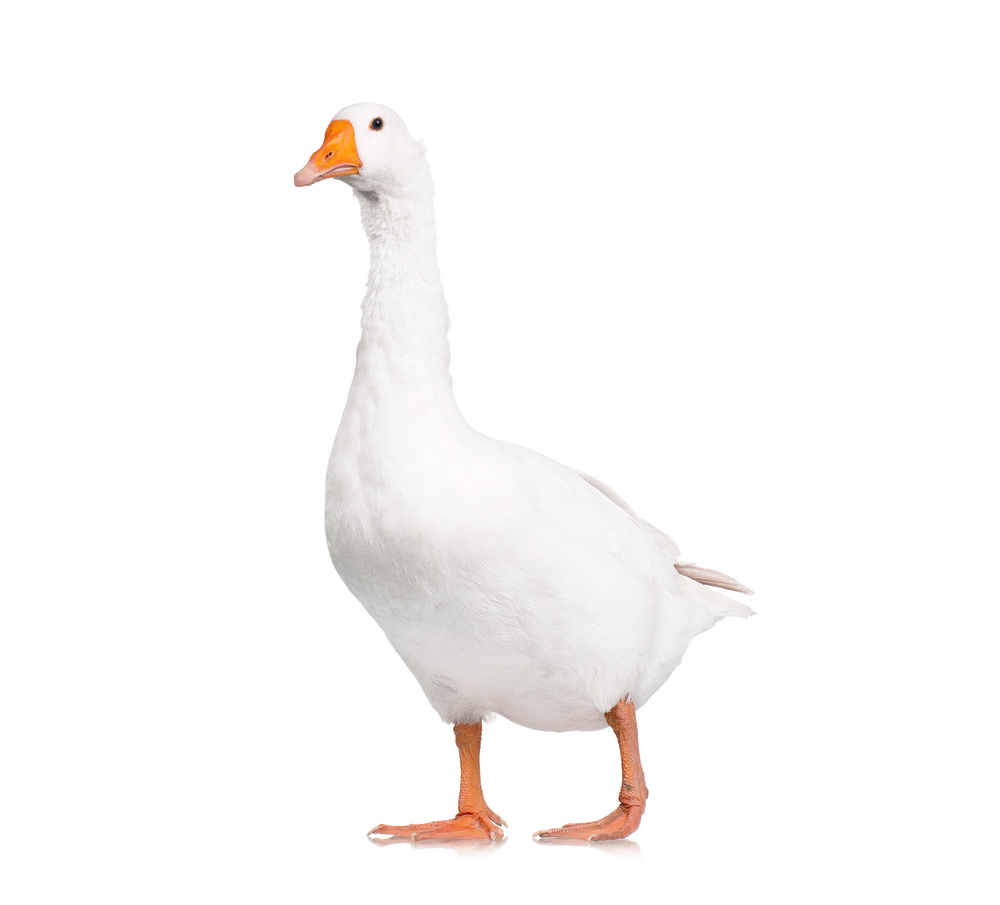
#> input picture Images/goose.jpg, 1000 x 905 px, found by its file name
$ python offaxis_interference_hologram.py
#> lines starting #> are read from the running program, lines starting #| are printed output that depends on the picture
import cv2
import numpy as np
from scipy.fftpack import fft2, ifft2, fftshift
import matplotlib.pyplot as plt

# input the image path
image_path = "C:\Lab\CGH\Images\goose.jpg"
img = cv2.imread(image_path)
#> img is the input picture: shape (905, 1000, 3); mean B, G, R 249.3, 249.9, 251.4
img_gray = cv2.cvtColor(img, cv2.COLOR_RGB2GRAY)
print(img_gray.shape)
#| (905, 1000)
p, q = img_gray.shape
#> p = 905; q = 1000
# show the raw image
plt.figure(0)
plt.imshow(img_gray, cmap="gray")
plt.title("Raw Image")

# Set Basic parameters
N1 = min(p, q)
#> N1 = 905
N = 1024    # 采样率
scale = 1/4

size_scale = N / N1 * scale
#> size_scale = 0.283
size_scale_x = int(size_scale * p)
#> size_scale_x = 256
size_scale_y = int(size_scale * q)
#> size_scale_y = 282
print(size_scale_x)
#| 256

X1 = cv2.resize(img_gray, [size_scale_x, size_scale_y])
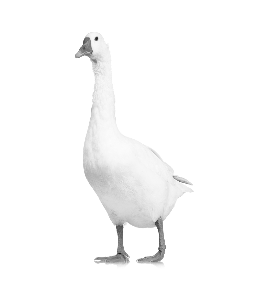
#> X1: shape (282, 256); min 19, max 255, mean 249.9

M1, N1 = X1.shape
#> M1 = 282; N1 = 256
X = np.zeros((N, N))
X[int(N/2 - M1/2 + 1):int(N/2 + M1/2), int(N/2 - N1/2 + 1):int(N/2 + N1/2)] = X1[1:M1, 1:N1]
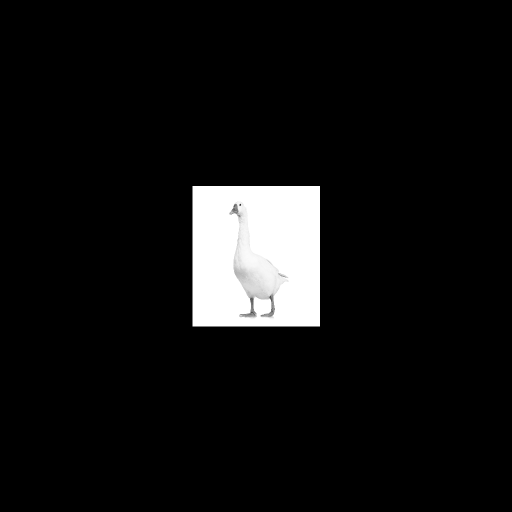
#> X: shape (1024, 1024) float64 (shown at 1/2 size); min 0, max 255, mean 17.1

h = 0.632e-3        # 波长，单位mm
k = 2 * np.pi / h
pix = 0.00465        # CCD像素宽度
L = N * pix         # CCD宽度
z0 = 1000           # 衍射距离
L0 = h * z0 / pix   # 重建像平面宽度

Y = X
b = np.random.rand(N, N) * 2 * np.pi
f = Y * np.exp(1j * b)     # 叠加随机相位噪声，形成振幅正比于图像的初始场复振幅
X0 = np.abs(f)

plt.figure(1)
plt.imshow(X, cmap="gray")
plt.title("Scale Image")

# Fresnell
n = np.array(range(N))
x = -L0 / 2 + L0 / N * n
y = x
yy, xx = np.meshgrid(y, x)
Fresnel = np.exp(1j * k / 2 / z0 * (xx * xx + yy * yy))
f2 = f * Fresnel
Uf = fft2(f2, (N, N))
Uf = fftshift(Uf)
x = -L / 2 + L / N * n
y = x
yy, xx = np.meshgrid(y, x)
phase = np.exp(1j * k * z0) / (1j * h * z0) * np.exp(1j * k / 2 / z0 * (np.power(xx, 2) + np.power(yy, 2)))
Uf = Uf * phase

plt.figure(2)
plt.imshow(np.abs(Uf), cmap="gray")
plt.title("Amplitude distribution of object light")

# Reference Light
Qx = (4 - 2.5) * L0 / 8 / z0
Qy = Qx
x = np.linspace(-L/2, L/2 - L/N, N)
y = x
X, Y = np.meshgrid(x, y)
Ar = np.max(np.abs(Uf))
#> Ar = 378588.5
Ur = Ar * np.exp(1j * k * (X * Qx + Y * Qy))

# Interference
Uh = Ur + Uf
Wh = Uh * np.conj(Uf)
Wh = np.abs(Wh)
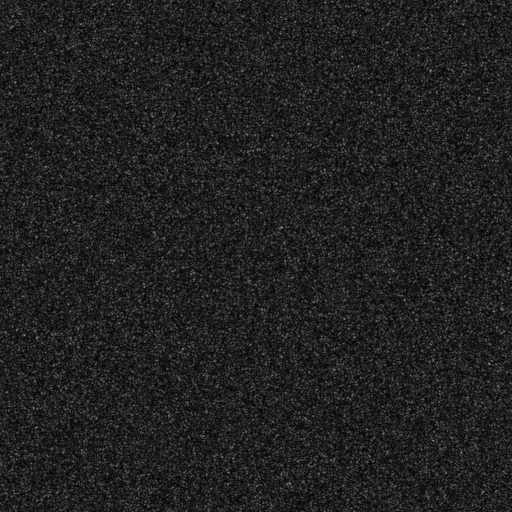
#> Wh: shape (1024, 1024) float64 (shown at 1/2 size); min 25282057.3, max 2.84e+11, mean 3.67e+10; drawn with min black and max white
Imax = np.max(Wh)
#> Imax = 2.84e+11
Ih = Wh / Imax * 255

plt.figure(3)
plt.imshow(Ih, cmap="gray")
plt.title("Interference Hologram")
cv2.imwrite("./result/oaih_pku_CGH.bmp", Ih)

# Reconstruction
N1, N2 = Ih.shape
#> N1 = 1024; N2 = 1024
N = min(N1, N2)
#> N = 1024
h = 0.000632        # 波长(mm)
z0 = 1000
L = N * pix         # CCD宽度(mm)
#> L = 4.76
In = Ih

n = np.array(range(N))
#> n = 1024 values from 0 to 1023
x = -L / 2 + L / N * n
y = x
yy, xx = np.meshgrid(y, x)
k = 2 * np.pi / h

Fresnel = np.exp(-1j * k / 2 / z0 * (np.power(xx, 2) + np.power(yy, 2)))
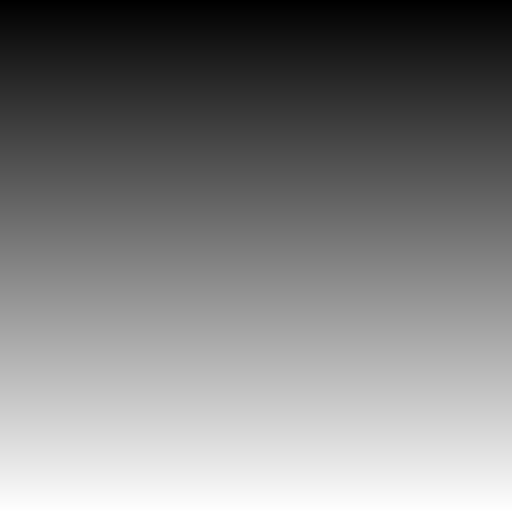
#> xx: shape (1024, 1024) float64 (shown at 1/2 size); min -2.38, max 2.38, mean -0.00233; drawn with min black and max white
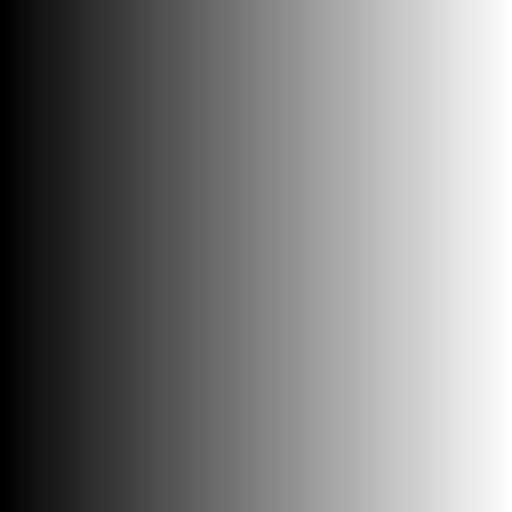
#> yy: shape (1024, 1024) float64 (shown at 1/2 size); min -2.38, max 2.38, mean -0.00233; drawn with min black and max white
f2 = In * Fresnel
Uf = ifft2(f2, (N, N))
Uf = fftshift(Uf)
L0 = h * z0 / pix

x = -L0 / 2 + L0 / N * n
y = x
yy, xx = np.meshgrid(y, x)
phase = np.exp(-1j * k * z0) / (-1j * h * z0) * np.exp(-1j * k / 2 / z0 * (np.power(xx, 2) + np.power(yy, 2)))
U0 = Uf * phase
U0 = abs(U0)
Gmax = np.max(U0)
#> Gmax = 2.15
Gmin = np.min(U0)
#> Gmin = 8.03e-06
# U0 = U0 / Gmax * 255

# try to change the parameter to get the best image
p = 10
Gm = Gmax / p
#> Gm = 0.215
np.clip(U0, Gmin, Gm, out=U0)
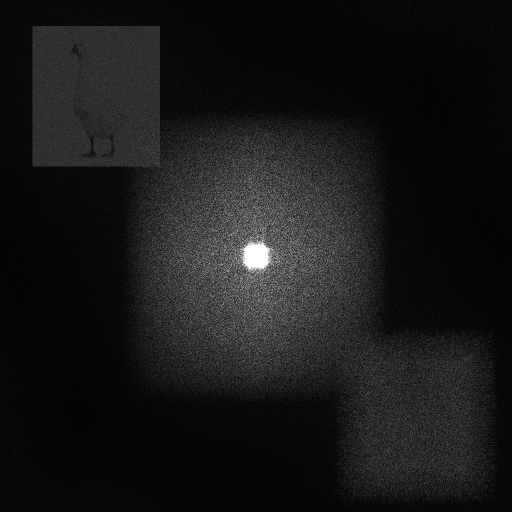
#> U0: shape (1024, 1024) float64 (shown at 1/2 size); min 8.03e-06, max 0.215, mean 0.0204; drawn with min black and max white

U = U0 / Gm * 255

plt.figure(4)
plt.imshow(U0, cmap="gray")
plt.title("Amplitude distribution of object plane reconstructed by inverse operation")
cv2.imwrite("./result/oaih_pku_recover.bmp", U)

plt.show()
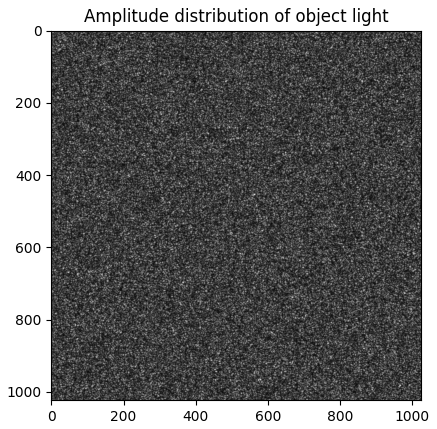
#> figure drawn by matplotlib, 1 panel
